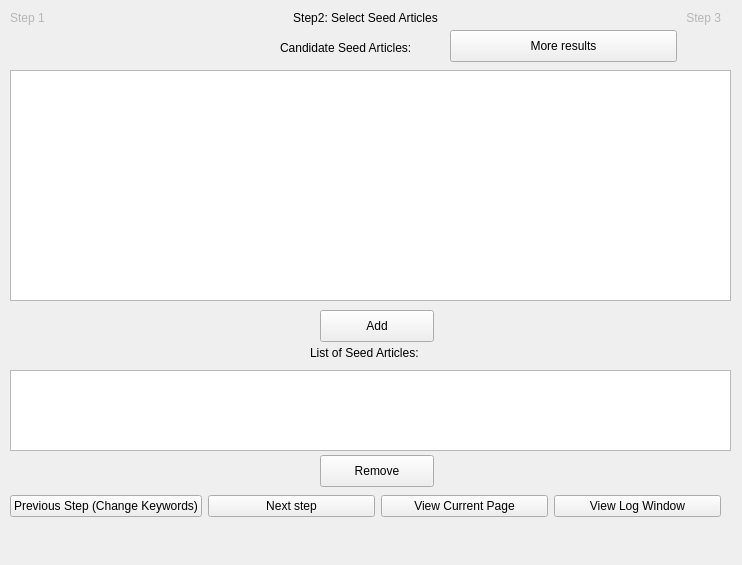
<?xml version="1.0" encoding="UTF-8"?>
<ui version="4.0">
 <class>Form</class>
 <widget class="QWidget" name="Form">
  <property name="geometry">
   <rect>
    <x>0</x>
    <y>0</y>
    <width>742</width>
    <height>565</height>
   </rect>
  </property>
  <property name="windowTitle">
   <string>2</string>
  </property>
  <widget class="QLabel" name="step1">
   <property name="geometry">
    <rect>
     <x>10</x>
     <y>10</y>
     <width>711</width>
     <height>16</height>
    </rect>
   </property>
   <property name="styleSheet">
    <string notr="true">QLabel { color : rgb(181, 181, 181); }</string>
   </property>
   <property name="text">
    <string>Step 1</string>
   </property>
  </widget>
  <widget class="QLabel" name="step3">
   <property name="geometry">
    <rect>
     <x>10</x>
     <y>10</y>
     <width>711</width>
     <height>16</height>
    </rect>
   </property>
   <property name="styleSheet">
    <string notr="true">QLabel { color : rgb(181, 181, 181); }</string>
   </property>
   <property name="text">
    <string>Step 3</string>
   </property>
   <property name="alignment">
    <set>Qt::AlignRight|Qt::AlignTrailing|Qt::AlignVCenter</set>
   </property>
  </widget>
  <widget class="QLabel" name="step2">
   <property name="geometry">
    <rect>
     <x>10</x>
     <y>10</y>
     <width>711</width>
     <height>16</height>
    </rect>
   </property>
   <property name="styleSheet">
    <string notr="true"/>
   </property>
   <property name="text">
    <string>Step2: Select Seed Articles</string>
   </property>
   <property name="alignment">
    <set>Qt::AlignCenter</set>
   </property>
  </widget>
  <widget class="QLabel" name="label">
   <property name="geometry">
    <rect>
     <x>280</x>
     <y>40</y>
     <width>171</width>
     <height>16</height>
    </rect>
   </property>
   <property name="text">
    <string>Candidate Seed Articles:</string>
   </property>
  </widget>
  <widget class="QLabel" name="label_2">
   <property name="geometry">
    <rect>
     <x>310</x>
     <y>345</y>
     <width>141</width>
     <height>16</height>
    </rect>
   </property>
   <property name="text">
    <string>List of Seed Articles:</string>
   </property>
  </widget>
  <widget class="QListWidget" name="lstCandidates">
   <property name="geometry">
    <rect>
     <x>10</x>
     <y>70</y>
     <width>721</width>
     <height>231</height>
    </rect>
   </property>
  </widget>
  <widget class="QPushButton" name="btnAdd">
   <property name="geometry">
    <rect>
     <x>320</x>
     <y>310</y>
     <width>114</width>
     <height>32</height>
    </rect>
   </property>
   <property name="text">
    <string>Add</string>
   </property>
  </widget>
  <widget class="QListWidget" name="lstArticles">
   <property name="geometry">
    <rect>
     <x>10</x>
     <y>370</y>
     <width>721</width>
     <height>81</height>
    </rect>
   </property>
  </widget>
  <widget class="QPushButton" name="btnRemove">
   <property name="geometry">
    <rect>
     <x>320</x>
     <y>455</y>
     <width>114</width>
     <height>32</height>
    </rect>
   </property>
   <property name="text">
    <string>Remove</string>
   </property>
  </widget>
  <widget class="QWidget" name="layoutWidget">
   <property name="geometry">
    <rect>
     <x>10</x>
     <y>490</y>
     <width>711</width>
     <height>32</height>
    </rect>
   </property>
   <layout class="QHBoxLayout" name="horizontalLayout">
    <item>
     <widget class="QPushButton" name="btnNewKeywords">
      <property name="text">
       <string>Previous Step (Change Keywords)</string>
      </property>
     </widget>
    </item>
    <item>
     <widget class="QPushButton" name="btnNextStep">
      <property name="text">
       <string>Next step</string>
      </property>
     </widget>
    </item>
    <item>
     <widget class="QPushButton" name="btnVis">
      <property name="sizePolicy">
       <sizepolicy hsizetype="Minimum" vsizetype="Fixed">
        <horstretch>0</horstretch>
        <verstretch>0</verstretch>
       </sizepolicy>
      </property>
      <property name="text">
       <string>View Current Page</string>
      </property>
     </widget>
    </item>
    <item>
     <widget class="QPushButton" name="btnLog">
      <property name="text">
       <string>View Log Window</string>
      </property>
     </widget>
    </item>
   </layout>
  </widget>
  <widget class="QPushButton" name="btnMoreResults">
   <property name="geometry">
    <rect>
     <x>450</x>
     <y>30</y>
     <width>227</width>
     <height>32</height>
    </rect>
   </property>
   <property name="text">
    <string>More results</string>
   </property>
  </widget>
  <widget class="QStatusBar" name="statusbar">
   <property name="geometry">
    <rect>
     <x>5</x>
     <y>540</y>
     <width>731</width>
     <height>20</height>
    </rect>
   </property>
   <property name="sizeGripEnabled">
    <bool>false</bool>
   </property>
  </widget>
  <zorder>statusbar</zorder>
  <zorder>layoutWidget</zorder>
  <zorder>step1</zorder>
  <zorder>step3</zorder>
  <zorder>step2</zorder>
  <zorder>label</zorder>
  <zorder>label_2</zorder>
  <zorder>lstCandidates</zorder>
  <zorder>btnAdd</zorder>
  <zorder>lstArticles</zorder>
  <zorder>btnRemove</zorder>
  <zorder>btnMoreResults</zorder>
 </widget>
 <resources/>
 <connections/>
</ui>
